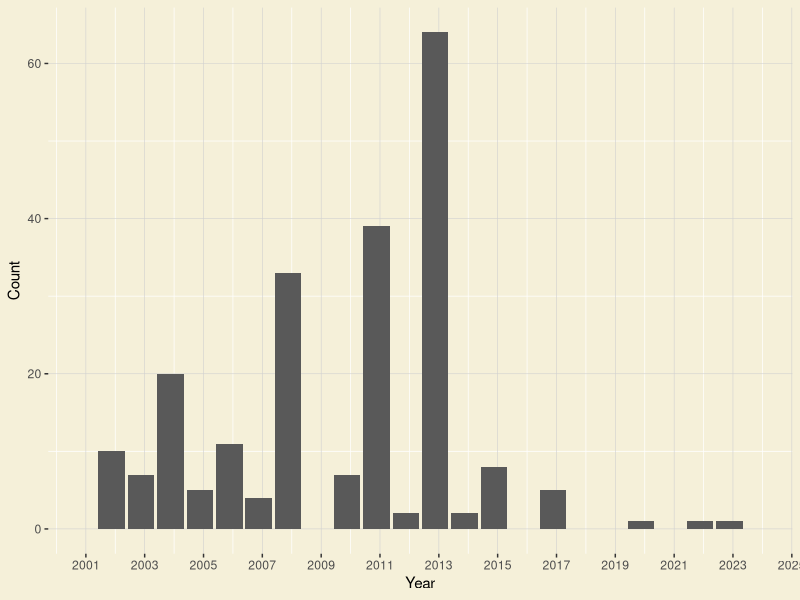
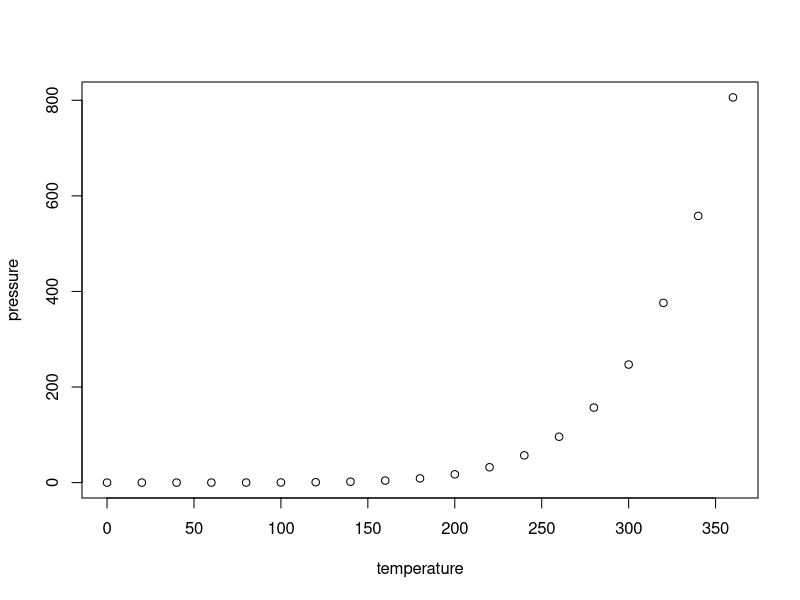

These figures' R source, in order:
## ---- chunk 1
library(here)
library(tidyverse)
library(lubridate)
library(dplyr)
library(ggplot2)
here()

my_theme <-
  theme(
      plot.background = element_rect(fill = "#f5f0d9", color = NA),
      panel.background = element_rect(fill = "#f5f0d9", color = NA),
      legend.background = element_rect(fill = "#f5f0d9", color = NA),
      panel.grid.major =  element_line(color = "#d0d0d0", linewidth = .2),
      legend.position="top")


      


MPA.data <- read.csv(here('DataRaw/NOAA_Marine_Protected_Areas_Inventory_2023.csv'),
                     stringsAsFactors = TRUE, 
                     colClasses = c('Year.Established' = 'factor'))

MPA.data.clean <- MPA.data %>%
  select(OBJECTID, Site.Name, State, Level.of.Protection, Management.Plan, Year.Established, Marine.Status, Area..km2., Marine.Area..km2., Percent.Area.Marine, No.Take.Area..km2., Longitude, Latitude) %>% 
  filter(Year.Established != 0)

MPA.data.clean$Year.Established <- as.Date(MPA.data.clean$Year.Established, format = '%Y')

colnames(MPA.data.clean)[8] <- "Area"
colnames(MPA.data.clean)[9] <- "Marine.Area"
colnames(MPA.data.clean)[11] <- "No.Take.Area"
  
Clean.plot <- 
  ggplot(MPA.data.clean) +
  geom_bar(aes(x=Year.Established)) +
  scale_x_date(date_breaks = "2 years", date_labels = "%Y", limits = as.Date(c("2000-11-15", "2023-11-15"))) +
  labs(x = "Year", y = "Count") + my_theme
print(Clean.plot)


NoTake <- MPA.data.clean %>% 
  filter(No.Take.Area != 0)

PartialNoTake <- NoTake %>% 
  filter(Area != No.Take.Area)

#filter(Marine.Status == Marine)?

## ---- chunk 2
summary(cars)
## ---- chunk 3
plot(pressure)
